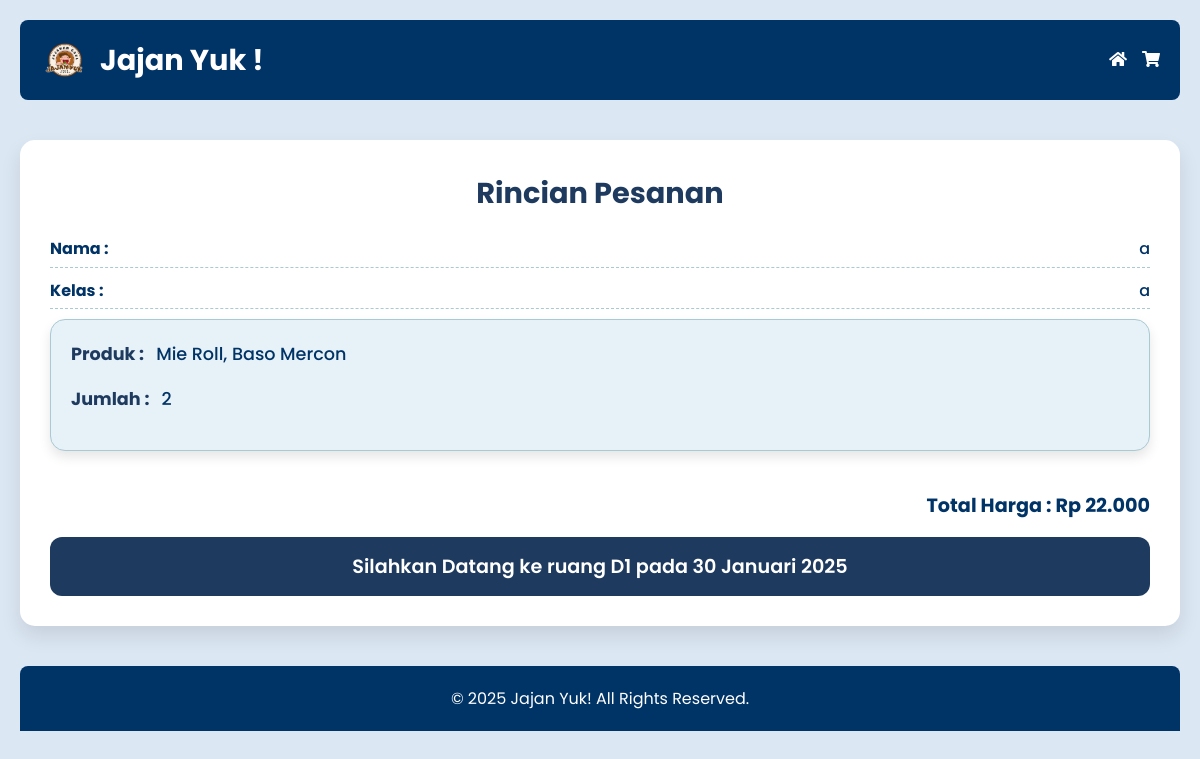
The app's page /pre-order-pages.php?id=34 (signed in) with its own data.
### tables this page shows
CREATE TABLE `pre_orders` (
  `id_pre_order` int NOT NULL,
  `username` varchar(50) NOT NULL,
  `nama_product` varchar(255) NOT NULL,
  `status` enum('pending','confirmed','canceled') DEFAULT 'pending',
  `order_date` timestamp NULL DEFAULT CURRENT_TIMESTAMP,
  `quantity` int NOT NULL,
  `total_price` float DEFAULT NULL,
  `kelas` varchar(50) DEFAULT NULL,
  `user_id` int DEFAULT NULL
);

CREATE TABLE `users` (
  `id` int NOT NULL,
  `username` varchar(50) NOT NULL,
  `email` varchar(100) NOT NULL,
  `password` varchar(255) NOT NULL,
  `kelas` varchar(50) DEFAULT NULL,
  `created_at` timestamp NOT NULL DEFAULT CURRENT_TIMESTAMP,
  `updated_at` timestamp NOT NULL DEFAULT CURRENT_TIMESTAMP ON UPDATE CURRENT_TIMESTAMP
);

### pre-order-pages.php (the view, shortened to what this page needs)
<?php
include "CODES/BACKEND/db.php";
if (isset($_GET['id'])) {
    $preorder_id = intval($_GET['id']);
    $sql_preorder = "SELECT * FROM pre_orders WHERE id_pre_order = ?";
    $stmt_preorder = $db->prepare($sql_preorder);
    $stmt_preorder->bind_param("i", $preorder_id);
    $stmt_preorder->execute();
    $result_preorder = $stmt_preorder->get_result();
    if ($result_preorder->num_rows > 0) {
        $preorder = $result_preorder->fetch_assoc();
        $username = $preorder['username'];
        $sql_user = "SELECT kelas FROM users WHERE username = ?";
        $stmt_user = $db->prepare($sql_user);
        $stmt_user->bind_param("s", $username);
        $stmt_user->execute();
        $result_user = $stmt_user->get_result();
        if ($result_user->num_rows > 0) {
            $user = $result_user->fetch_assoc();
        } else {
            $user = ['kelas' => 'Tidak Diketahui'];
        }
    } else {
        die("Pre-order not found");
    }
} else {
    die("No pre-order ID provided");
}
?>
<!DOCTYPE html>
<html lang="en">
<head>
    <link href="https://cdnjs.cloudflare.com/ajax/libs/font-awesome/5.15.4/css/all.min.css" rel="stylesheet">
    <link rel="stylesheet" href="CODES/CSS/pre-order-pages-styles.css">
</head>
<body>
    <div class="container">
        <header class="header">
            <div class="logo-container">
                <img src="ASSETS/IMAGES/icon.png" alt="Logo" class="logo">
                <h1 class="logo-text">Jajan Yuk !</h1>
            </div>
            <nav class="menu">
                <a href="dashboard.php" class="menu-link"><i class="fas fa-home"></i></a>
                <a href="carts-pages.php" class="menu-link"><i class="fas fa-shopping-cart"></i></a>
            </nav>
        </header>
        <div id="order-summary" class="order-summary">
    <h2>Rincian Pesanan</h2>
    <p><strong>Nama :</strong> <?php echo htmlspecialchars($username); ?></p>
    <p><strong>Kelas :</strong> <?php echo htmlspecialchars($user['kelas']); ?></p>
      <div class="product-item">
        <ul>
            <li><strong>Produk :</strong> <?php echo htmlspecialchars($preorder['nama_product']); ?></li>
            <li><strong>Jumlah :</strong> <?php echo intval($preorder['quantity']); ?></li>
        </ul>
    </div>
    <div class="total-harga">
        <span>Total Harga : <strong>Rp <?php echo number_format($preorder['total_price'], 0, ',', '.'); ?></strong></span>
    </div>
    <button id="proceed-to-transaction" class="pay-button">Silahkan Datang ke ruang D1 pada 30 Januari 2025</button>
</div>
        <footer class="footer">
            <p>&copy; 2025 Jajan Yuk! All Rights Reserved.</p>
        </footer>
    </div>
</body>
</html>

### CODES/CSS/pre-order-pages-styles.css (style rules this page uses)
* { margin: 0; padding: 0; box-sizing: border-box; }
body { font-family: 'Poppins', sans-serif; background-color: #DCE7F4; color: #003366; line-height: 1.6; overflow-x: hidden; }
.header { display: flex; justify-content: space-between; align-items: center; background-color: #003366; padding: 15px 20px; border-radius: 8px; margin-bottom: 30px; color: #ffffff; }
.header .logo-container { display: flex; align-items: center; }
.header .logo-container img { height: 50px; margin-right: 10px; }
.header .logo-container h1 { font-size: 1.8rem; font-weight: 700; }
.header .menu { display: flex; gap: 15px; }
.header .menu-link { color: #ffffff; font-size: 1rem; font-weight: 500; text-decoration: none; transition: color 0.3s ease; }
.container { max-width: 1200px; margin: 0 auto; padding: 20px; }
.product-item { margin-bottom: 40px; padding: 20px; border: 1px solid #A9C9D3; border-radius: 15px; background-color: #E6F1F8; box-shadow: 0 6px 12px rgba(0, 0, 0, 0.1); transition: all 0.3s ease-in-out; }
.product-item ul { list-style: none; padding: 0; margin: 0; }
.product-item li { font-size: 1.1rem; font-weight: 500; color: #003366; margin-bottom: 15px; display: flex; align-items: center; line-height: 1.7; }
.product-item li strong { margin-right: 12px; color: #1E3A5F; font-weight: bold; }
.order-summary { background-color: #ffffff; padding: 30px; border-radius: 15px; box-shadow: 0 10px 20px rgba(0, 0, 0, 0.1); margin: 40px auto; max-width: 1200px; animation: fadeIn 0.5s ease-in-out; }
.order-summary h2 { font-size: 1.8rem; font-weight: 700; color: #1E3A5F; margin-bottom: 20px; text-align: center; }
.order-summary p { font-size: 1rem; font-weight: 500; color: #003366; margin-bottom: 10px; display: flex; justify-content: space-between; border-bottom: 1px dashed #A9C9D3; padding-bottom: 5px; }
.order-summary .total-harga { margin-top: 20px; font-size: 1.2rem; font-weight: 700; color: #003366; text-align: right; }
.order-summary .pay-button { width: 100%; padding: 15px; font-size: 1.2rem; font-weight: 600; font-family: 'Poppins', sans-serif; color: #ffffff; background-color: #1E3A5F; border: none; border-radius: 12px; cursor: pointer; transition: all 0.3s ease-in-out; margin-top: 15px; }
.footer { background-color: #003366; padding: 20px; color: #ffffff; text-align: center; font-size: 1rem; margin-top: 40px; border-radius: 8px 8px 0 0; }
.footer p { margin: 0; }

### records on screen
pre_orders: username "a", nama_product "Mie Roll, Baso Mercon", quantity "2", total_price "22.000"
users: kelas "a"
